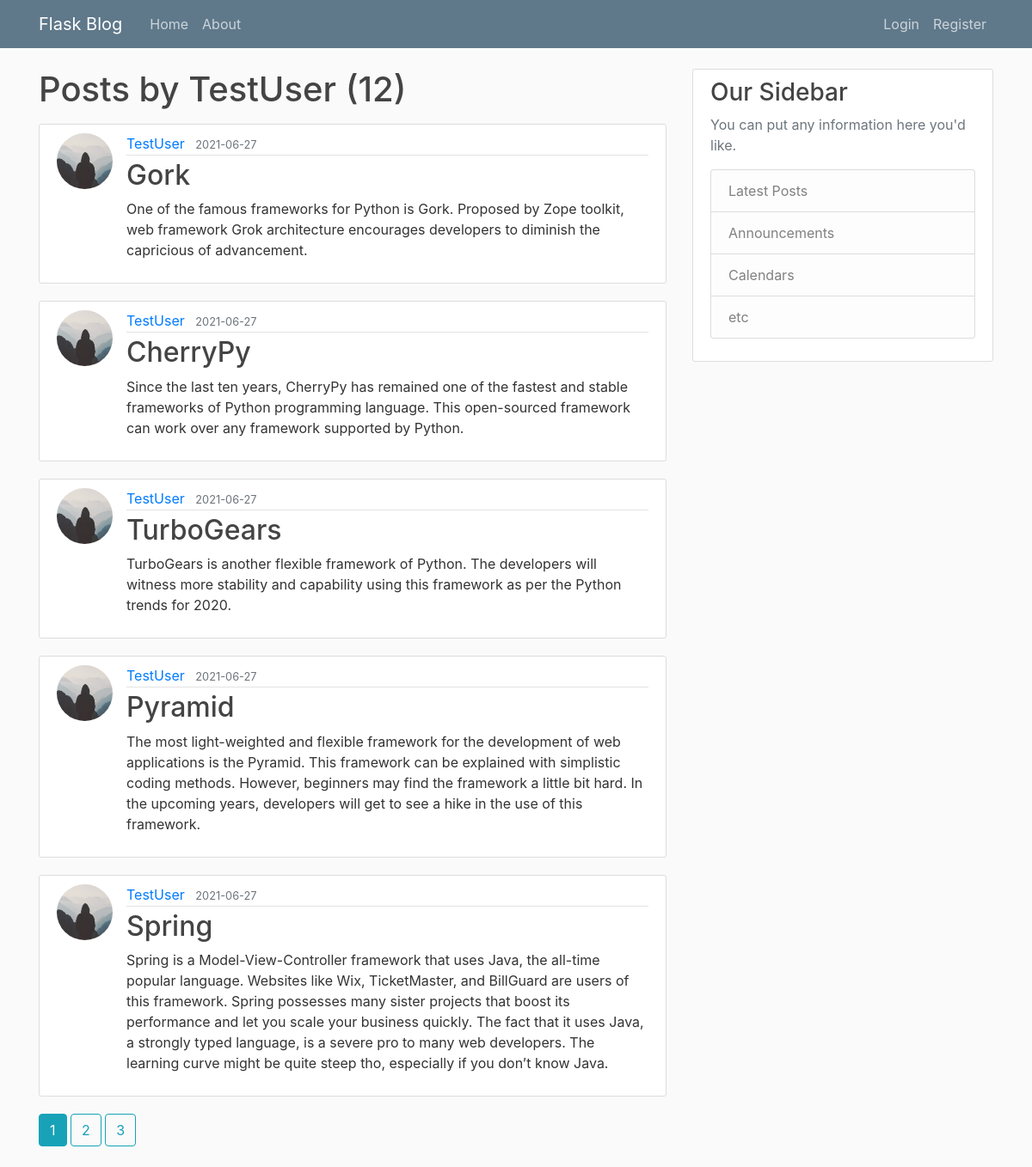
Page /user/TestUser on the committed database.
### flaskblog/models.py (models this page shows, shortened)
class User(db.Model, UserMixin):
    id = db.Column(db.Integer, primary_key=True)
    username = db.Column(db.String(20), unique=True, nullable=False)
    email = db.Column(db.String(120), unique=True, nullable=False)
    image_file = db.Column(db.String(20), nullable=False, default='default.jpg')
    password = db.Column(db.String(60), nullable=False)
    posts = db.relationship('Post', backref='author', lazy=True)

class Post(db.Model):
    id = db.Column(db.Integer, primary_key=True)
    title = db.Column(db.String(100), nullable=False)
    date_posted = db.Column(db.DateTime, nullable=False, default=datetime.utcnow)
    content = db.Column(db.Text, nullable=False)
    user_id = db.Column(db.Integer, db.ForeignKey('user.id'), nullable=False)

### flaskblog/users/routes.py (the view)
@users.route('/user/<string:username>')
def user_posts(username):
    page = request.args.get('page', 1, type=int)
    user = User.query.filter_by(username=username).first_or_404()
    posts = Post.query.filter_by(author=user)\
        .order_by(Post.date_posted.desc())\
        .paginate(page=page, per_page=5)
    return render_template('user_posts.html', posts=posts, user=user)

### flaskblog/templates/user_posts.html
{% extends "layout.html" %}
{% block content %}
	<h1 class="mb-3"> Posts by {{user.username}} ({{ posts.total }}) </h1>
	{% for post in posts.items %}
		<article class="media content-section">
		  <img class="rounded-circle article-img" src="{{ url_for('static', filename='profile_pics/' + post.author.image_file) }}">
		  <div class="media-body">
		    <div class="article-metadata">
		      <a class="mr-2" href="{{ url_for('users.user_posts', username=post.author.username) }}">{{ post.author.username }}</a>
		      <small class="text-muted">{{ post.date_posted.strftime('%Y-%m-%d') }}</small>
		    </div>
		    <h2><a class="article-title" href="{{ url_for('posts.post', post_id=post.id) }}">{{ post.title }}</a></h2>
		    <p class="article-content">{{ post.content }}</p>
		  </div>
		</article>
	{% endfor %}
	{% for page_num in posts.iter_pages(left_edge=1, right_edge=1, left_current=1, right_current=2) %}
		{% if page_num %}
			{% if posts.page==page_num %}
				<a class="btn btn-info mb-4" href="{{ url_for('users.user_posts', username=user.username, page=page_num) }}">{{ page_num }}</a>
			{% else %}
				<a class="btn btn-outline-info mb-4" href="{{ url_for('users.user_posts', username=user.username, page=page_num) }}">{{ page_num }}</a>
			{% endif %}
		{% else %}
			...
		{% endif %}
	{% endfor %}
{% endblock content %}

### flaskblog/static/main.css (style rules this page uses)
body { background: #fafafa; color: #333333; margin-top: 5rem; }
h1, h2, h3, h4, h5, h6 { color: #444444; }
.content-section { background: #ffffff; padding: 10px 20px; border: 1px solid #dddddd; border-radius: 3px; margin-bottom: 20px; }
.article-title { color: #444444; }
.article-content { white-space: pre-line; }
.article-img { height: 65px; width: 65px; margin-right: 16px; }
.article-metadata { padding-bottom: 1px; margin-bottom: 4px; border-bottom: 1px solid #e3e3e3 }

### rows in the picture
User: username "TestUser"
Post: image_file (placeholder picture), author.username "TestUser", date_posted "2021-06-27", title "Gork", content "One of the famous frameworks for Python is Gork. Proposed by Zope toolkit, web framework Grok architecture encourages developers to diminish the capricious of advancement."
Post: image_file (placeholder picture), author.username "TestUser", date_posted "2021-06-27", title "CherryPy", content "Since the last ten years, CherryPy has remained one of the fastest and stable frameworks of Python programming language. This open-sourced framework can work over any framework supported by Python."
Post: image_file (placeholder picture), author.username "TestUser", date_posted "2021-06-27", title "TurboGears", content "TurboGears is another flexible framework of Python. The developers will witness more stability and capability using this framework as per the Python trends for 2020."
Post: image_file (placeholder picture), author.username "TestUser", date_posted "2021-06-27", title "Pyramid", content "The most light-weighted and flexible framework for the development of web applications is the Pyramid. This framework can be explained with simplistic coding methods. However, beginners may find the framework a little bit hard. In the upcoming years, developers will get to see a hike in the use of this framework."
Post: image_file (placeholder picture), author.username "TestUser", date_posted "2021-06-27", title "Spring", content "Spring is a Model-View-Controller framework that uses Java, the all-time popular language. Websites like Wix, TicketMaster, and BillGuard are users of this framework. Spring possesses many sister projects that boost its performance and let you scale your business quickly. The fact that it uses Java, a strongly typed language, is a severe pro to many web developers. The learning curve might be quite steep tho, especially if you don’t know Java."

### other values in the picture
{{ posts.total }} "12"
{{ page_num }} "1"
{{ page_num }} "2" "3"
